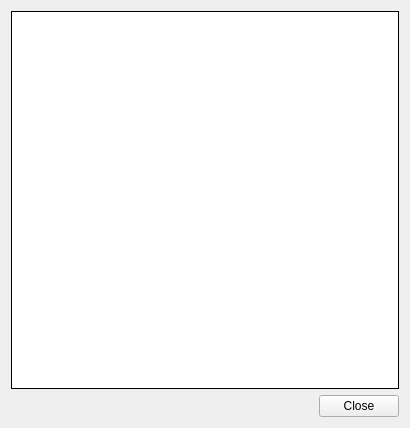
<?xml version="1.0" encoding="UTF-8"?>
<ui version="4.0">
 <class>StratWindow</class>
 <widget class="QWidget" name="StratWindow">
  <property name="geometry">
   <rect>
    <x>0</x>
    <y>0</y>
    <width>410</width>
    <height>428</height>
   </rect>
  </property>
  <property name="windowTitle">
   <string>Observation Station</string>
  </property>
  <layout class="QVBoxLayout" name="verticalLayout">
   <item>
    <widget class="StratView" name="stationView">
     <property name="layoutDirection">
      <enum>Qt::RightToLeft</enum>
     </property>
     <property name="frameShape">
      <enum>QFrame::Box</enum>
     </property>
     <property name="frameShadow">
      <enum>QFrame::Plain</enum>
     </property>
    </widget>
   </item>
   <item>
    <widget class="QPushButton" name="closeButton">
     <property name="sizePolicy">
      <sizepolicy hsizetype="Fixed" vsizetype="Fixed">
       <horstretch>0</horstretch>
       <verstretch>0</verstretch>
      </sizepolicy>
     </property>
     <property name="layoutDirection">
      <enum>Qt::RightToLeft</enum>
     </property>
     <property name="text">
      <string>Close</string>
     </property>
    </widget>
   </item>
  </layout>
 </widget>
 <customwidgets>
  <customwidget>
   <class>StratView</class>
   <extends>QGraphicsView</extends>
   <header location="global">DataView/StratView/StratView.h</header>
  </customwidget>
 </customwidgets>
 <resources/>
 <connections/>
</ui>
